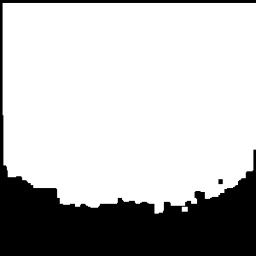
#> input picture Gestures/blank/0.jpg, 256 x 256 px, given in place of the camera
$ python signDataset.py
#> lines starting #> are read from the running program, lines starting #| are printed output that depends on the picture; after the words box and inside, x2 and y2 are one past the last pixel; in counts of white or black regions, pixels touching at a corner belong together
import os
from pathlib import Path
import cv2 as cv
import numpy as np

# Dataset path
data_path = Path("Gestures/")
print(os.getcwd())

# Create base folder if not exists
if not data_path.is_dir():
    data_path.mkdir(parents=True, exist_ok=True)

# Gesture categories
poses = ["up","down","right","left","come","stop","turn","blank"]

# Create folders for each gesture
for pose in poses:
    pose_path = data_path/pose
    pose_path.mkdir(parents=True, exist_ok=True)

# Start camera
capture = cv.VideoCapture(0)

while True:
    isTrue, frame = capture.read()
#> frame is the input picture: shape (256, 256, 3); min 0, max 255, mean 189.4

    count = {
        "u": len(os.listdir(data_path/"up")),
        "d": len(os.listdir(data_path/"down")),
        "r": len(os.listdir(data_path/"right")),
        "l": len(os.listdir(data_path/"left")),
        "c": len(os.listdir(data_path/"come")),
        "s": len(os.listdir(data_path/"stop")),
        "t": len(os.listdir(data_path/"turn")),
        "b": len(os.listdir(data_path/"blank")),
    }

    cv.rectangle(frame,(0,40),(300,300),(0,255,0),2)
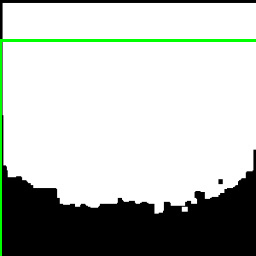
#> frame: shape (256, 256, 3); 1.82% of pixels changed, all inside (x1, y1, x2, y2) = (0, 39, 256, 256)
    roi = frame[40:300, 0:300]
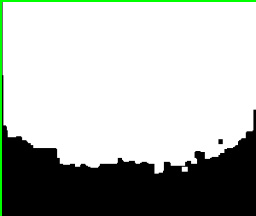
#> roi: shape (216, 256, 3); mean B, G, R 178.9, 183.2, 178.9
    cv.imshow("ROI", roi)

    gray = cv.cvtColor(roi, cv.COLOR_BGR2GRAY)
    blur = cv.GaussianBlur(gray, (5,5), 0)
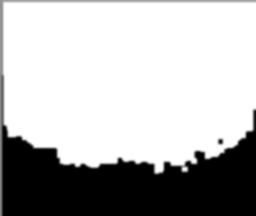
#> blur: shape (216, 256); min 0, max 255, mean 181.4

    _, thresh = cv.threshold(blur, 0, 255, cv.THRESH_BINARY+cv.THRESH_OTSU)
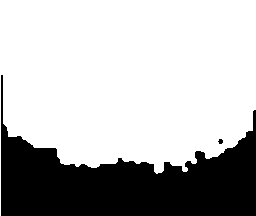
#> thresh: shape (216, 256); 71.7% white; 2 black regions (1 under 20 px), largest, box (x1, y1, x2, y2) and area: (1, 75, 256, 216) 15622

    kernel = np.ones((3,3), np.uint8)
    thresh = cv.morphologyEx(thresh, cv.MORPH_CLOSE, kernel, iterations=2)
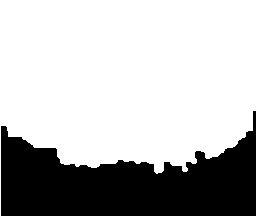
#> thresh: shape (216, 256); 72% white; 1 black region, box (x1, y1, x2, y2) and area: (1, 111, 256, 216) 15491
    thresh = cv.morphologyEx(thresh, cv.MORPH_OPEN, kernel, iterations=2)
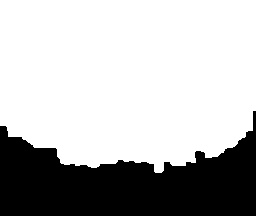
#> thresh: shape (216, 256); 71.7% white; 1 black region, box (x1, y1, x2, y2) and area: (0, 111, 256, 216) 15633

    mask = cv.resize(thresh, (256,256))
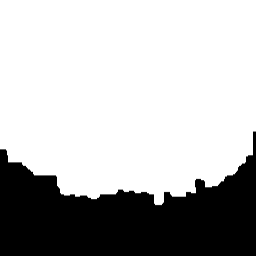
#> mask: shape (256, 256); min 0, max 255, mean 182.9

    cv.imshow("Mask", mask)

    interrupt = cv.waitKey(10)
#> (key Esc is pressed here)

    if interrupt & 0xFF == ord('u'):
        cv.imwrite(os.path.join("Gestures/up", f"{count['u']}.jpg"), mask)
    if interrupt & 0xFF == ord('d'):
        cv.imwrite(os.path.join("Gestures/down", f"{count['d']}.jpg"), mask)
    if interrupt & 0xFF == ord('r'):
        cv.imwrite(os.path.join("Gestures/right", f"{count['r']}.jpg"), mask)
    if interrupt & 0xFF == ord('l'):
        cv.imwrite(os.path.join("Gestures/left", f"{count['l']}.jpg"), mask)
    if interrupt & 0xFF == ord('c'):
        cv.imwrite(os.path.join("Gestures/come", f"{count['c']}.jpg"), mask)
    if interrupt & 0xFF == ord('s'):
        cv.imwrite(os.path.join("Gestures/stop", f"{count['s']}.jpg"), mask)
    if interrupt & 0xFF == ord('t'):
        cv.imwrite(os.path.join("Gestures/turn", f"{count['t']}.jpg"), mask)
    if interrupt & 0xFF == ord('b'):
        cv.imwrite(os.path.join("Gestures/blank", f"{count['b']}.jpg"), mask)

    if interrupt & 0xFF == ord('k'):
        break

capture.release()
cv.destroyAllWindows()

$ run again, on Gestures/blank/110.jpg
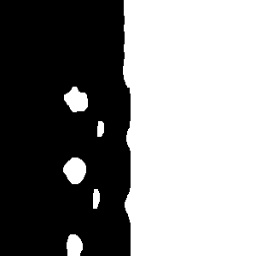
#> input picture Gestures/blank/110.jpg, 256 x 256 px, given in place of the camera
#> frame is the input picture: shape (256, 256, 3); min 0, max 255, mean 133.3
#> frame: shape (256, 256, 3); 1.82% of pixels changed, all inside (x1, y1, x2, y2) = (0, 39, 256, 256)
#> `_, thresh = cv.threshold(blur, 0, 255, cv.THRESH_BINARY+cv.THRESH_OTSU)`:
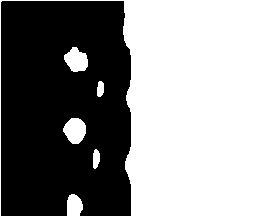
#> thresh: shape (216, 256); 52.9% white; 1 black region, box (x1, y1, x2, y2) and area: (1, 1, 131, 216) 26033
#> `mask = cv.resize(thresh, (256,256))`:
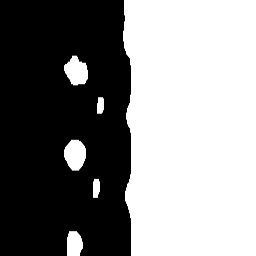
#> mask: shape (256, 256); min 0, max 255, mean 133.3
